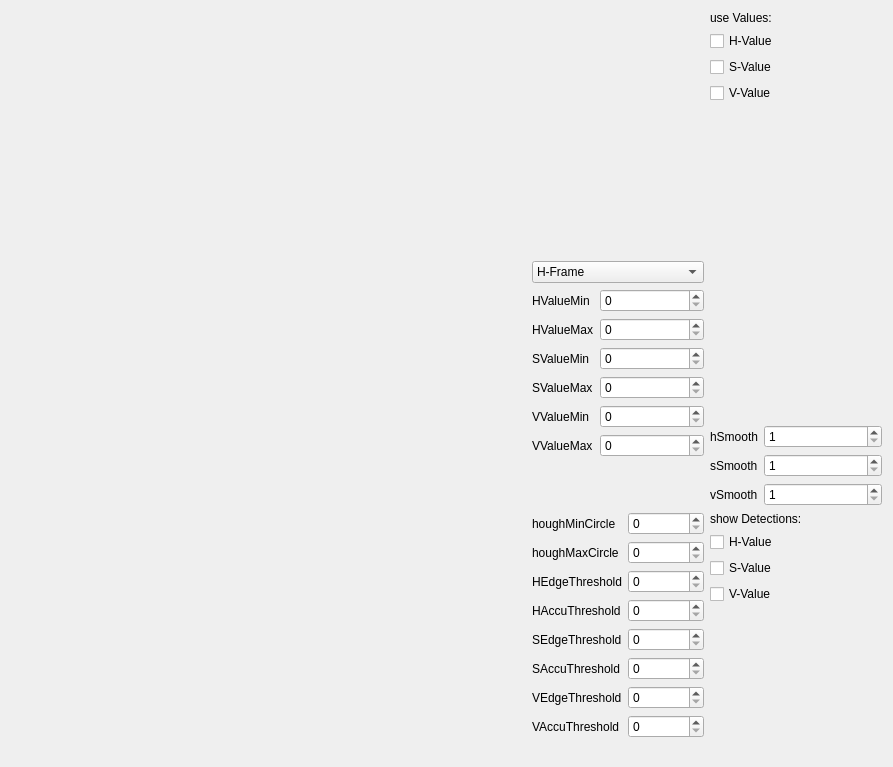
<?xml version="1.0" encoding="UTF-8"?>
<ui version="4.0">
 <class>MainWindow</class>
 <widget class="QWidget" name="MainWindow">
  <property name="geometry">
   <rect>
    <x>0</x>
    <y>0</y>
    <width>893</width>
    <height>767</height>
   </rect>
  </property>
  <property name="windowTitle">
   <string>Buoy-Detector</string>
  </property>
  <layout class="QHBoxLayout" name="horizontalLayout">
   <item>
    <layout class="QGridLayout" name="gridLayout_3" columnstretch="3,1,1">
     <item row="0" column="0">
      <widget class="ImageView" name="image_front_camera"/>
     </item>
     <item row="1" column="0">
      <layout class="QHBoxLayout" name="horizontalLayout_8">
       <item>
        <widget class="ImageView" name="image_binary"/>
       </item>
       <item>
        <widget class="ImageView" name="image_grayscale"/>
       </item>
      </layout>
     </item>
     <item row="0" column="1">
      <layout class="QVBoxLayout" name="verticalLayout_9">
       <item>
        <layout class="QHBoxLayout" name="horizontalLayout_10"/>
       </item>
      </layout>
     </item>
     <item row="2" column="0">
      <widget class="ImageView" name="image_debug"/>
     </item>
     <item row="1" column="1">
      <layout class="QVBoxLayout" name="verticalLayout_10">
       <item>
        <widget class="QComboBox" name="debugTypeComboBox">
         <item>
          <property name="text">
           <string>H-Frame</string>
          </property>
         </item>
         <item>
          <property name="text">
           <string>S-Frame</string>
          </property>
         </item>
         <item>
          <property name="text">
           <string>V-Frame</string>
          </property>
         </item>
        </widget>
       </item>
       <item>
        <layout class="QFormLayout" name="formLayout_2">
         <property name="fieldGrowthPolicy">
          <enum>QFormLayout::AllNonFixedFieldsGrow</enum>
         </property>
         <item row="0" column="0">
          <widget class="QLabel" name="hValueMinLabel">
           <property name="text">
            <string>HValueMin</string>
           </property>
          </widget>
         </item>
         <item row="0" column="1">
          <widget class="QSpinBox" name="hValueMinSpinBox">
           <property name="maximum">
            <number>255</number>
           </property>
          </widget>
         </item>
         <item row="1" column="0">
          <widget class="QLabel" name="hMalueMaxLabel">
           <property name="text">
            <string>HValueMax</string>
           </property>
          </widget>
         </item>
         <item row="1" column="1">
          <widget class="QSpinBox" name="hValueMaxSpinBox">
           <property name="maximum">
            <number>255</number>
           </property>
          </widget>
         </item>
         <item row="2" column="0">
          <widget class="QLabel" name="sValueMinLabel">
           <property name="text">
            <string>SValueMin</string>
           </property>
          </widget>
         </item>
         <item row="2" column="1">
          <widget class="QSpinBox" name="sValueMinSpinBox">
           <property name="maximum">
            <number>255</number>
           </property>
          </widget>
         </item>
         <item row="3" column="0">
          <widget class="QLabel" name="sValueMaxLabel">
           <property name="text">
            <string>SValueMax</string>
           </property>
          </widget>
         </item>
         <item row="3" column="1">
          <widget class="QSpinBox" name="sValueMaxSpinBox">
           <property name="maximum">
            <number>255</number>
           </property>
          </widget>
         </item>
         <item row="4" column="0">
          <widget class="QLabel" name="vValueMinLabel">
           <property name="text">
            <string>VValueMin</string>
           </property>
          </widget>
         </item>
         <item row="4" column="1">
          <widget class="QSpinBox" name="vValueMinSpinBox">
           <property name="maximum">
            <number>255</number>
           </property>
          </widget>
         </item>
         <item row="5" column="0">
          <widget class="QLabel" name="vValueMaxLabel">
           <property name="text">
            <string>VValueMax</string>
           </property>
          </widget>
         </item>
         <item row="5" column="1">
          <widget class="QSpinBox" name="vValueMaxSpinBox">
           <property name="maximum">
            <number>255</number>
           </property>
          </widget>
         </item>
        </layout>
       </item>
      </layout>
     </item>
     <item row="2" column="1">
      <layout class="QFormLayout" name="formLayout_3">
       <property name="fieldGrowthPolicy">
        <enum>QFormLayout::AllNonFixedFieldsGrow</enum>
       </property>
       <item row="0" column="0">
        <widget class="QLabel" name="minRadiusLabel">
         <property name="text">
          <string>houghMinCircle</string>
         </property>
        </widget>
       </item>
       <item row="0" column="1">
        <widget class="QSpinBox" name="houghMinCircleSpinBox">
         <property name="maximum">
          <number>1000</number>
         </property>
        </widget>
       </item>
       <item row="1" column="0">
        <widget class="QLabel" name="maxRadiusLabel">
         <property name="text">
          <string>houghMaxCircle</string>
         </property>
        </widget>
       </item>
       <item row="1" column="1">
        <widget class="QSpinBox" name="houghMaxCircleSpinBox">
         <property name="maximum">
          <number>1000</number>
         </property>
        </widget>
       </item>
       <item row="2" column="0">
        <widget class="QLabel" name="hEdgeThresholdLabel">
         <property name="text">
          <string>HEdgeThreshold</string>
         </property>
        </widget>
       </item>
       <item row="2" column="1">
        <widget class="QSpinBox" name="hEdgeThresholdSpinBox">
         <property name="maximum">
          <number>255</number>
         </property>
        </widget>
       </item>
       <item row="3" column="0">
        <widget class="QLabel" name="hAccuThresholdLabel">
         <property name="text">
          <string>HAccuThreshold</string>
         </property>
        </widget>
       </item>
       <item row="3" column="1">
        <widget class="QSpinBox" name="hAccuThresholdSpinBox">
         <property name="maximum">
          <number>255</number>
         </property>
        </widget>
       </item>
       <item row="4" column="0">
        <widget class="QLabel" name="sEdgeThresholdLabel">
         <property name="text">
          <string>SEdgeThreshold</string>
         </property>
        </widget>
       </item>
       <item row="4" column="1">
        <widget class="QSpinBox" name="sEdgeThresholdSpinBox">
         <property name="maximum">
          <number>255</number>
         </property>
        </widget>
       </item>
       <item row="5" column="0">
        <widget class="QLabel" name="sAccuThresholdLabel">
         <property name="text">
          <string>SAccuThreshold</string>
         </property>
        </widget>
       </item>
       <item row="5" column="1">
        <widget class="QSpinBox" name="sAccuThresholdSpinBox">
         <property name="maximum">
          <number>255</number>
         </property>
        </widget>
       </item>
       <item row="6" column="0">
        <widget class="QLabel" name="vEdgeThresholdLabel">
         <property name="text">
          <string>VEdgeThreshold</string>
         </property>
        </widget>
       </item>
       <item row="6" column="1">
        <widget class="QSpinBox" name="vEdgeThresholdSpinBox">
         <property name="maximum">
          <number>255</number>
         </property>
        </widget>
       </item>
       <item row="7" column="0">
        <widget class="QLabel" name="vAccuThresholdLabel">
         <property name="text">
          <string>VAccuThreshold</string>
         </property>
        </widget>
       </item>
       <item row="7" column="1">
        <widget class="QSpinBox" name="vAccuThresholdSpinBox">
         <property name="maximum">
          <number>255</number>
         </property>
        </widget>
       </item>
      </layout>
     </item>
     <item row="1" column="2">
      <layout class="QFormLayout" name="formLayout_4">
       <item row="1" column="0">
        <widget class="QLabel" name="hSmothLabel">
         <property name="text">
          <string>hSmooth</string>
         </property>
        </widget>
       </item>
       <item row="1" column="1">
        <widget class="QSpinBox" name="hSmoothSpinBox">
         <property name="minimum">
          <number>1</number>
         </property>
         <property name="maximum">
          <number>99</number>
         </property>
         <property name="singleStep">
          <number>2</number>
         </property>
        </widget>
       </item>
       <item row="2" column="0">
        <widget class="QLabel" name="sSmoothLabel">
         <property name="text">
          <string>sSmooth</string>
         </property>
        </widget>
       </item>
       <item row="2" column="1">
        <widget class="QSpinBox" name="sSmoothSpinBox">
         <property name="minimum">
          <number>1</number>
         </property>
         <property name="maximum">
          <number>99</number>
         </property>
         <property name="singleStep">
          <number>2</number>
         </property>
        </widget>
       </item>
       <item row="3" column="0">
        <widget class="QLabel" name="vSmoothLabel">
         <property name="text">
          <string>vSmooth</string>
         </property>
        </widget>
       </item>
       <item row="3" column="1">
        <widget class="QSpinBox" name="vSmoothSpinBox">
         <property name="minimum">
          <number>1</number>
         </property>
         <property name="maximum">
          <number>99</number>
         </property>
         <property name="singleStep">
          <number>2</number>
         </property>
        </widget>
       </item>
       <item row="0" column="0" colspan="2">
        <spacer name="verticalSpacer_3">
         <property name="orientation">
          <enum>Qt::Vertical</enum>
         </property>
         <property name="sizeHint" stdset="0">
          <size>
           <width>20</width>
           <height>30</height>
          </size>
         </property>
        </spacer>
       </item>
      </layout>
     </item>
     <item row="2" column="2">
      <layout class="QVBoxLayout" name="verticalLayout">
       <item>
        <widget class="QLabel" name="label_2">
         <property name="text">
          <string>show Detections:</string>
         </property>
        </widget>
       </item>
       <item>
        <widget class="QCheckBox" name="hDebugCheckBox">
         <property name="text">
          <string>H-Value</string>
         </property>
        </widget>
       </item>
       <item>
        <widget class="QCheckBox" name="sDebugCheckBox">
         <property name="text">
          <string>S-Value</string>
         </property>
        </widget>
       </item>
       <item>
        <widget class="QCheckBox" name="vDebugCheckBox">
         <property name="text">
          <string>V-Value</string>
         </property>
        </widget>
       </item>
       <item>
        <spacer name="verticalSpacer">
         <property name="orientation">
          <enum>Qt::Vertical</enum>
         </property>
         <property name="sizeHint" stdset="0">
          <size>
           <width>20</width>
           <height>40</height>
          </size>
         </property>
        </spacer>
       </item>
      </layout>
     </item>
     <item row="0" column="2">
      <layout class="QVBoxLayout" name="verticalLayout_2">
       <item>
        <widget class="QLabel" name="label">
         <property name="text">
          <string>use Values:</string>
         </property>
        </widget>
       </item>
       <item>
        <widget class="QCheckBox" name="checkBox_2">
         <property name="text">
          <string>H-Value</string>
         </property>
        </widget>
       </item>
       <item>
        <widget class="QCheckBox" name="checkBox_3">
         <property name="text">
          <string>S-Value</string>
         </property>
        </widget>
       </item>
       <item>
        <widget class="QCheckBox" name="checkBox">
         <property name="text">
          <string>V-Value</string>
         </property>
        </widget>
       </item>
       <item>
        <spacer name="verticalSpacer_2">
         <property name="orientation">
          <enum>Qt::Vertical</enum>
         </property>
         <property name="sizeHint" stdset="0">
          <size>
           <width>20</width>
           <height>40</height>
          </size>
         </property>
        </spacer>
       </item>
      </layout>
     </item>
    </layout>
   </item>
  </layout>
 </widget>
 <customwidgets>
  <customwidget>
   <class>ImageView</class>
   <extends>QWidget</extends>
   <header>rock_widget_collection/ImageView.h</header>
  </customwidget>
 </customwidgets>
 <resources/>
 <connections/>
</ui>
